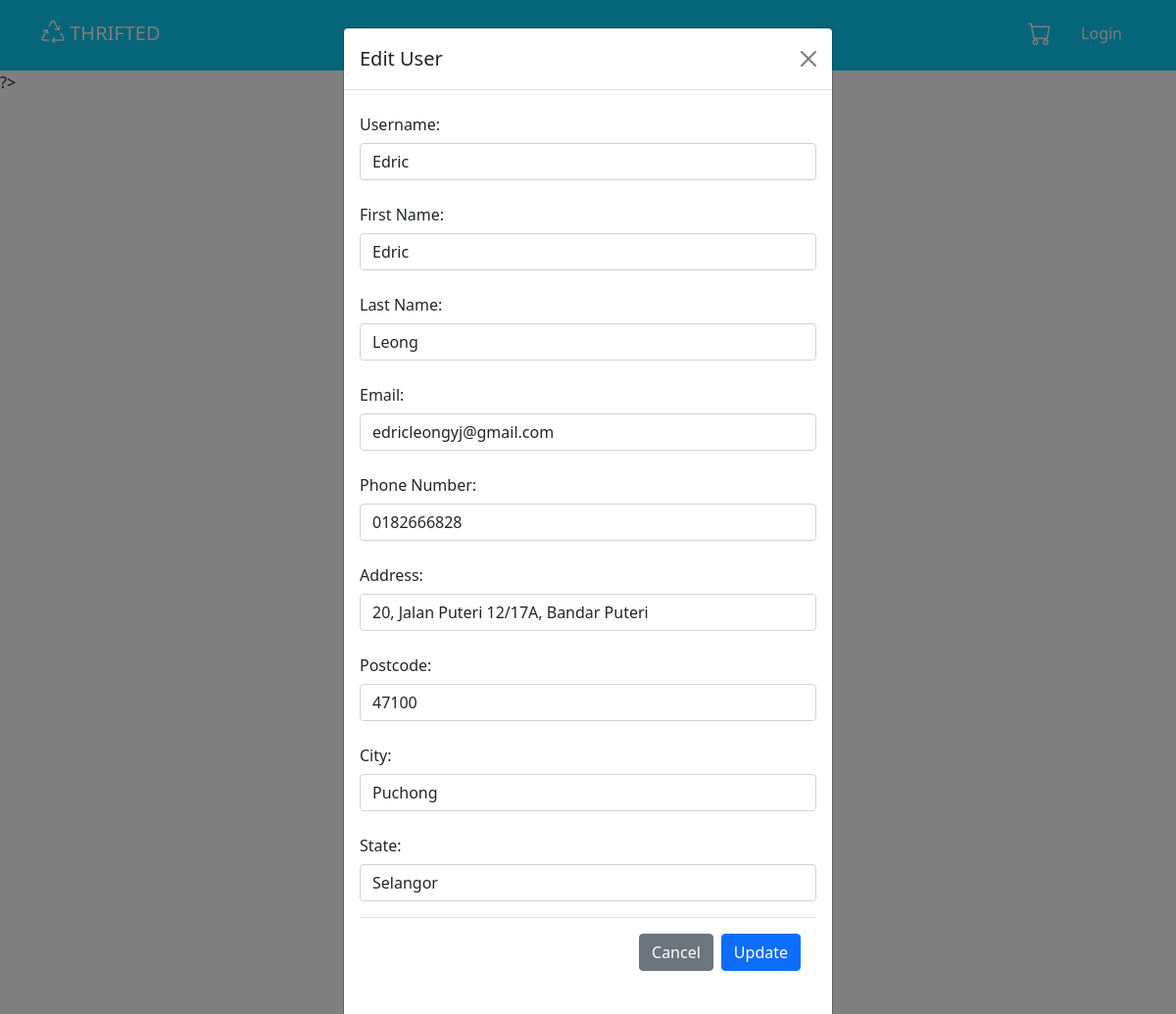
The page /profile.php?edit=1 on the database as committed earlier.
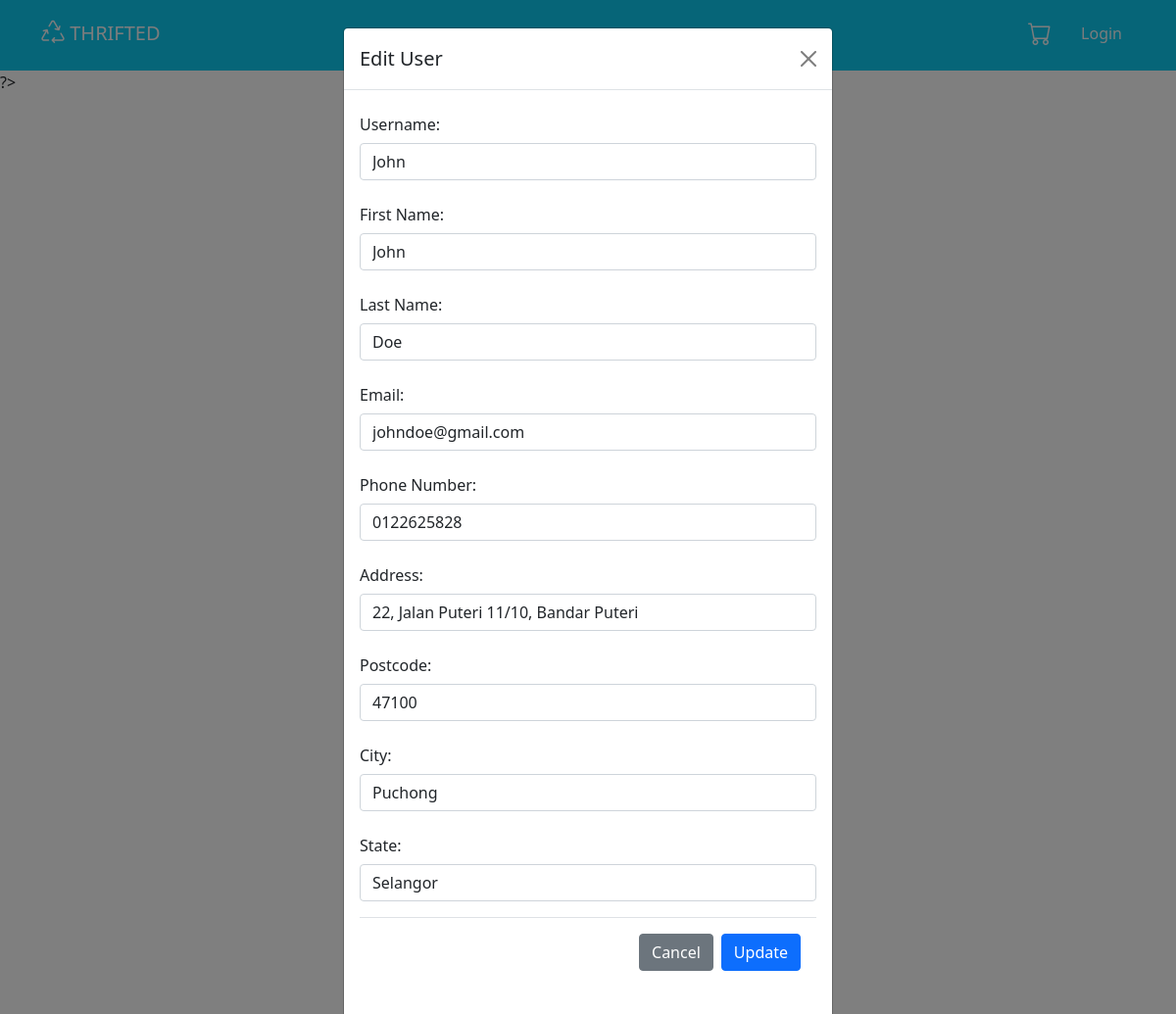
The same page on the database as committed later.
### tables this page shows
CREATE TABLE IF NOT EXISTS `user_tb` (
				`user_id` INT(255) NOT NULL AUTO_INCREMENT PRIMARY KEY,
				`user_role_id` INT(11) DEFAULT 2, 
				`first_name` VARCHAR (255) DEFAULT NULL,
				`last_name` VARCHAR (255) DEFAULT NULL,
				`email` VARCHAR (255) NOT NULL,
				`phone_number` VARCHAR (15) NOT NULL,
				`username` VARCHAR (255) NOT NULL,
				`password` VARCHAR (255) NOT NULL,
				`address` VARCHAR (255) NOT NULL,
				`postcode` VARCHAR (10) NOT NULL,
				`city` VARCHAR (85) NOT NULL,
				`state` VARCHAR (85) NOT NULL,
				FOREIGN KEY (`user_role_id`) references user_role_tb(`user_role_id`)
			);

### php/dbcontroller.php (called while the page is built, shortened)
<?php
class DBController {
	public $host = "localhost";
	public $user = "root";
	public $password = "";
	public $database = "thrifted_db";
	public $conn;
	function __construct() {
		$attr = "mysql:host=". $this->host .";dbname=". $this->database;
		$opts =
		[
		PDO::ATTR_ERRMODE            => PDO::ERRMODE_EXCEPTION,
		PDO::ATTR_DEFAULT_FETCH_MODE => PDO::FETCH_ASSOC,
		PDO::ATTR_EMULATE_PREPARES   => false,
		];
		$this->conn = new PDO($attr, $this->user, $this->password, $opts);
	}
	function runQuery($query) {
		$result = $this->conn->query($query);
		while($row=$result->fetch()) {
			$resultset[] = $row;
		}
		if(!empty($resultset))
			return $resultset;
	}
}
?>

### profile.php (the view, shortened to what the changed rows need)
<?php
require_once ("php/dbcontroller.php");
$db_handle = new DBController();
require_once("php/component.php");
if (isset($_GET['edit'])) {
	$id = $_GET['edit'];
    $user = $db_handle->runQuery("SELECT * FROM `user_tb` WHERE `user_id` = '$id'");
	if (count($user) == 1 ) {
        foreach($user as $key=>$value){
            $username = $user[$key]['username'];
            $firstname = $user[$key]['first_name'];
            $lastname = $user[$key]['last_name'];
            $email = $user[$key]['email'];
            $phonenumber = $user[$key]['phone_number'];
            $address = $user[$key]['address'];
            $postcode = $user[$key]['postcode'];
            $city = $user[$key]['city'];
            $state = $user[$key]['state'];
        }
	}
}
?>
<!DOCTYPE html>
<html lang="en">
<head>
    <link href="https://cdn.jsdelivr.net/npm/bootstrap@5.0.2/dist/css/bootstrap.min.css" rel="stylesheet">
    <link rel="stylesheet" href="https://cdn.jsdelivr.net/npm/bootstrap-icons@1.9.0/font/bootstrap-icons.css">
    <link rel="stylesheet" href="style.css">
</head>
<body>
    <div class="modal fade" id="editUser" data-bs-backdrop="static" data-bs-keyboard="false" tabindex="-1" aria-labelledby="editLabel" aria-hidden="true">
        <div class="modal-dialog">
        <div class="modal-content">
            <div class="modal-body">
                <form method="post" action="profile.php" >
                    <div class="mb-3">
                        <label for="brand" class="col-form-label">Username:</label>
                        <input type="text" class="form-control" id="username" name="username" value="<?php echo $username; ?>">
                    </div>
                    <div class="mb-3">
                        <label for="brand" class="col-form-label">First Name:</label>
                        <input type="text" class="form-control" id="firstname" name="firstname" value="<?php echo $firstname; ?>">
                    </div>
                    <div class="mb-3">
                        <label for="name" class="col-form-label">Last Name:</label>
                        <input type="text" class="form-control" id="lastname" name="lastname" value="<?php echo $lastname; ?>">
                    </div>
                    <div class="mb-3">
                        <label for="size" class="col-form-label">Email:</label>
                        <input type="text" class="form-control" id="email" name="email" value="<?php echo $email; ?>">
                    </div>
                    <div class="mb-3">
                        <label for="condition" class="col-form-label">Phone Number:</label>
                        <input type="text" class="form-control" id="phonenumber" name="phonenumber" value="<?php echo $phonenumber; ?>">
                    </div>
                    <div class="mb-3">
                        <label for="price" class="col-form-label">Address:</label>
                        <input type="text" class="form-control" id="address" name="address" value="<?php echo $address; ?>">
                    </div>
                    <div class="mb-3">
                        <label for="color" class="col-form-label">Postcode:</label>
                        <input type="text" class="form-control" id="postcode" name="postcode" value="<?php echo $postcode; ?>">
                    </div>
                    <div class="mb-3">
                        <label for="material" class="col-form-label">City:</label>
                        <input type="text" class="form-control" id="city" name="city" value="<?php echo $city; ?>">
                    </div>
                    <div class="mb-3">
                        <label for="category" class="col-form-label">State:</label>
                        <input type="text" class="form-control" id="state" name="state" value="<?php echo $state; ?>">
                    </div>
                </form>
            </div>
        </div>
        </div>
    </div>
</body>
</html>

Rows that differ between the two databases and show on the page:
changed user_tb "Puchong": username "Edric" → "John"; firstname "Edric" → "John"; lastname "Leong" → "Doe"; email "edricleongyj@gmail.com" → "johndoe@gmail.com"; phonenumber "0182666828" → "0122625828"; address "20, Jalan Puteri 12/17A, Bandar Puteri" → "22, Jalan Puteri 11/10, Bandar Puteri"
